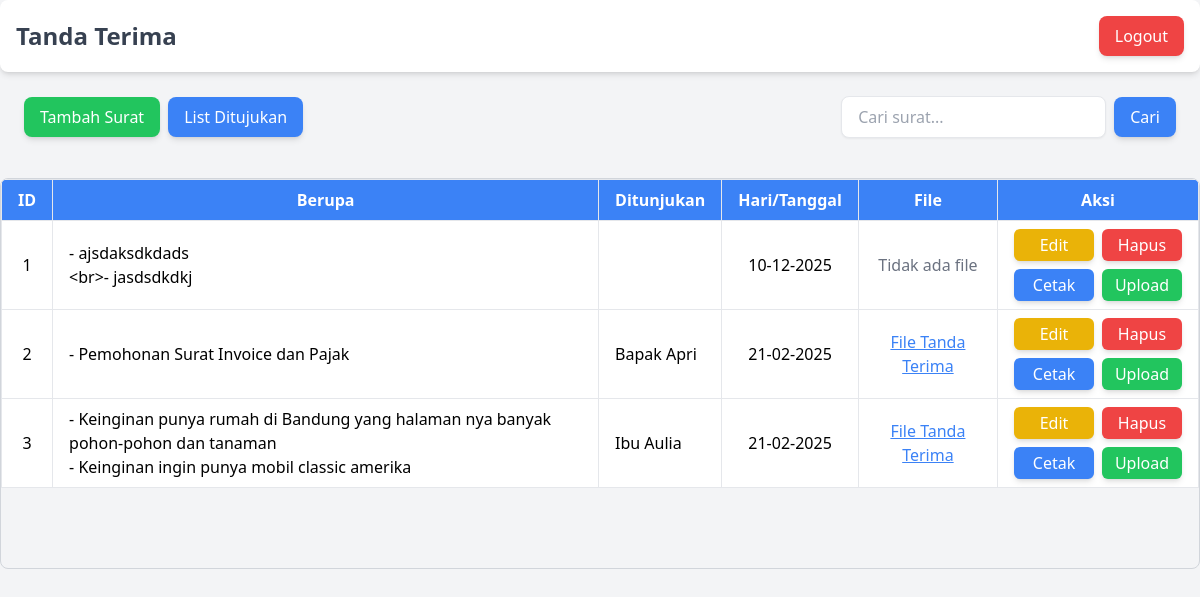
/index.php (signed in), run on an earlier commit of the app's database.
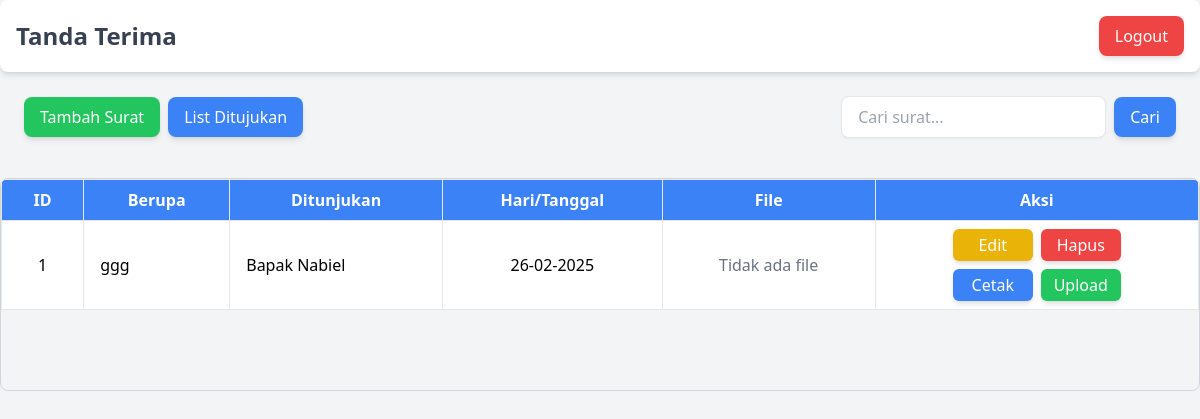
And on a later commit of the database.
### tables this page shows
CREATE TABLE `penerima` (
  `id` int NOT NULL,
  `berupa` text NOT NULL,
  `ditunjukan` int DEFAULT NULL,
  `hari_tanggal` date NOT NULL,
  `file_path` varchar(255) DEFAULT NULL
);

CREATE TABLE `ditujukan` (
  `id` int NOT NULL,
  `sebutan` enum('Bapak','Ibu') NOT NULL,
  `nama_penerima` varchar(255) NOT NULL,
  `divisi` varchar(255) NOT NULL,
  `nama_perusahaan` varchar(255) NOT NULL
);

### index.php (the view, shortened to what this page needs)
<?php
include './auth/koneksi.php';
$search = isset($_GET['search']) ? $_GET['search'] : '';
$sql = "
    SELECT penerima.*, ditujukan.nama_penerima, ditujukan.sebutan
    FROM penerima
    LEFT JOIN ditujukan ON penerima.ditunjukan = ditujukan.id
    WHERE penerima.berupa LIKE ?
    ORDER BY penerima.hari_tanggal DESC
";
$stmt = $conn->prepare($sql);
$search_param = "%$search%";
$stmt->bind_param("s", $search_param);
$stmt->execute();
$query = $stmt->get_result();
?>
<!DOCTYPE html>
<html lang="id">
<head>
    <script src="https://cdn.tailwindcss.com"></script>
</head>
<body class="bg-gray-100">
    <div class="flex items-center justify-between bg-white shadow-md p-4 rounded-lg">
        <h2 class="text-2xl font-bold text-gray-700">Tanda Terima</h2>
        <a href="logout.php" class="bg-red-500 text-white px-4 py-2 rounded-lg shadow-md hover:bg-red-600">
            Logout
        </a>
    </div>
    <div class="p-6">
        <div class="flex flex-col sm:flex-row sm:items-center sm:justify-between mb-4 space-y-2 sm:space-y-0">
            <div class="flex flex-col sm:flex-row space-y-2 sm:space-y-0 sm:space-x-2 w-full sm:w-auto">
                <a href="tambah.php" class="w-full sm:w-auto bg-green-500 text-white px-4 py-2 rounded-lg shadow-md hover:bg-green-600 text-center">
                    Tambah Surat
                </a>
                <a href="./ditujukan/ditujukan.php" class="w-full sm:w-auto bg-blue-500 text-white px-4 py-2 rounded-lg shadow-md hover:bg-blue-600 text-center">
                    List Ditujukan
                </a>
            </div>
            <form method="GET" class="flex flex-col sm:flex-row sm:items-center space-y-2 sm:space-y-0 sm:space-x-2 w-full sm:w-auto">
                <input type="text" name="search" value="<?= htmlspecialchars($search); ?>"
                    placeholder="Cari surat..."
                    class="px-4 py-2 border rounded-lg shadow-sm focus:outline-none focus:ring-2 focus:ring-blue-400 w-full sm:w-auto">
                <button type="submit" class="w-full sm:w-auto px-4 py-2 bg-blue-500 text-white rounded-lg shadow-md hover:bg-blue-600">
                    Cari
                </button>
            </form>
        </div>
    </div>
    <div class="border border-gray-300 rounded-lg overflow-hidden">
        <div class="max-h-[510px] overflow-y-auto">
            <table class="w-full mb-20 bg-white border border-gray-200">
            <thead class="bg-blue-500 text-white sticky top-0 z-10">
    <tr>
        <th class="py-2 px-4 border">ID</th>
        <th class="py-2 px-4 border">Berupa</th>
        <th class="py-2 px-4 border">Ditunjukan</th>
        <th class="py-2 px-4 border">Hari/Tanggal</th>
        <th class="py-2 px-4 border">File</th>
        <th class="py-2 px-4 border">Aksi</th>
    </tr>
</thead>
<tbody>
    <?php
    $no = 1;
    while ($row = $query->fetch_assoc()) : ?>
    <tr class="border-b hover:bg-gray-100 transition">
    <td class="py-2 px-4 border text-center"><?= $no++; ?></td>
                         <td class="py-2 px-4 border"><?= nl2br(htmlspecialchars($row['berupa'])); ?></td>
                        <td class="py-2 px-4 border">
                            <?= (!empty($row['sebutan']) ? $row['sebutan'] . " " : "") . htmlspecialchars($row['nama_penerima']); ?>
                        </td>
                        <td class="py-2 px-4 border text-center"><?= date('d-m-Y', strtotime($row['hari_tanggal'])); ?></td>
                        <td class="py-2 px-4 border text-center">
                            <?php if (!empty($row['file_path'])): ?>
                                <a href="<?= $row['file_path']; ?>" target="_blank" class="text-blue-500 underline">File Tanda Terima</a>
                            <?php else: ?>
                                <span class="text-gray-500">Tidak ada file</span>
                            <?php endif; ?>
                        </td>
        <td class="py-2 px-4 border text-center">
            <div class="flex flex-wrap justify-center gap-2 sm:flex-nowrap">
                <a href="edit.php?id=<?php echo $row['id']; ?>"
                class="px-3 py-1 min-w-[80px] text-center bg-yellow-500 text-white rounded-md hover:bg-yellow-600 shadow-md">
                    Edit
                </a>
                <a href="?hapus=<?php echo $row['id']; ?>"
                onclick="return confirm('Yakin ingin menghapus?');"
                class="px-3 py-1 min-w-[80px] text-center bg-red-500 text-white rounded-md hover:bg-red-600 shadow-md">
                    Hapus
                </a>
            </div>
            <div class="mt-2 flex justify-center gap-2">
            <a href="cetak_file.php?id=<?php echo sha1($row['id']); ?>" target="_blank"
            class="px-3 py-1 min-w-[80px] text-center bg-blue-500 text-white rounded-md hover:bg-blue-600 shadow-md">
                Cetak
            </a>
                <button onclick="openModal(<?php echo $row['id']; ?>)"
                class="px-3 py-1 min-w-[80px] text-center bg-green-500 text-white rounded-md hover:bg-green-600 shadow-md">
                    Upload
                </button>
            </div>
        </td>
    </tr>
    <?php endwhile; ?>
</tbody>
</table>
        </div>
    </div>
</body>
</html>

What changed in the data, as far as the page shows it:
removed penerima: berupa "- ajsdaksdkdads <br>- jasdsdkdkj", hari_tanggal "10-12-2025", shows "Tidak ada file"
removed penerima: berupa "- Pemohonan Surat Invoice dan Pajak", ditujukan.sebutan "Bapak", ditujukan.nama_penerima "Apri", hari_tanggal "21-02-2025"
removed penerima: berupa "- Keinginan punya rumah di Bandung yang halaman nya banyak pohon-pohon dan tanaman - Keinginan ingin punya mobil classic amerika", ditujukan.sebutan "Ibu", ditujukan.nama_penerima "Aulia", hari_tanggal "21-02-2025"
added penerima: berupa "ggg", ditujukan.sebutan "Bapak", ditujukan.nama_penerima "Nabiel", hari_tanggal "26-02-2025", shows "Tidak ada file"
